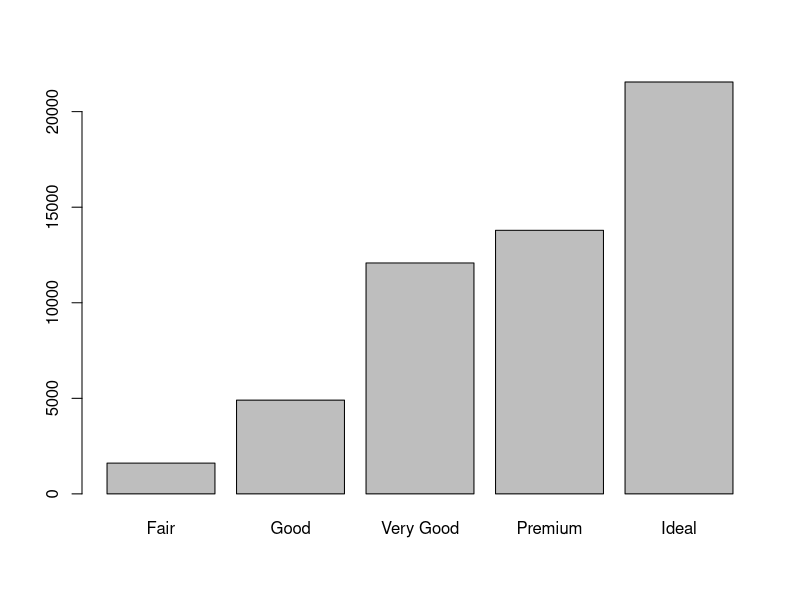
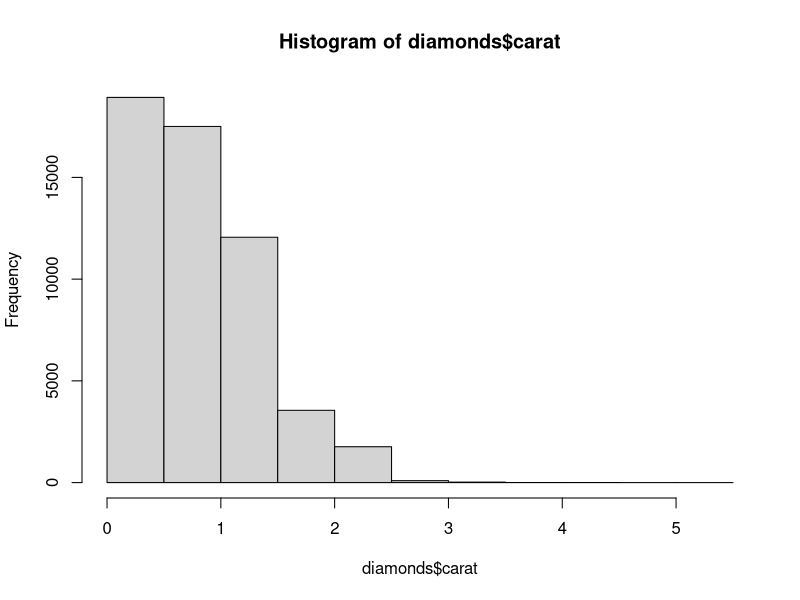
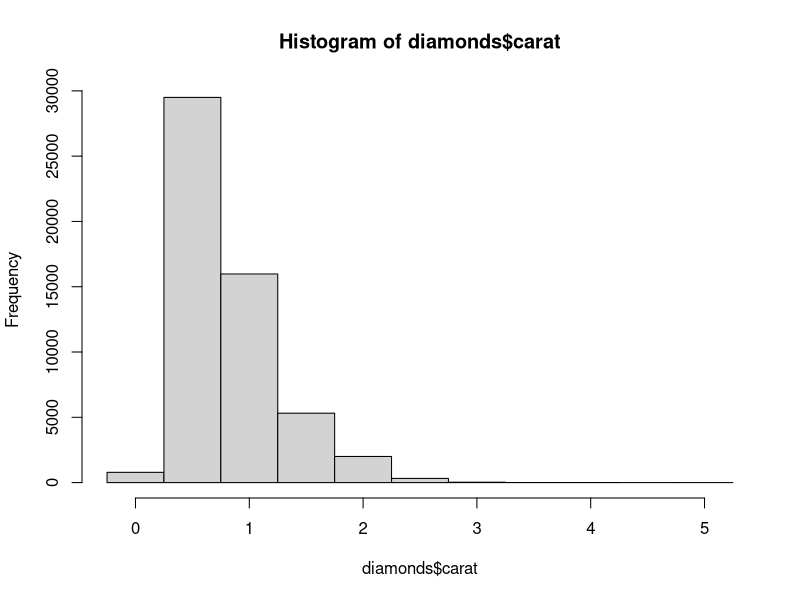

Here is the R script that generated these plots, in order:
library(tidyverse)
library(ggplot2)

plot(diamonds$cut)
x11()

table(diamonds$cut)
hist(diamonds$carat)
min(diamonds$carat)
hist(diamonds$carat,
     breaks = seq(-0.25,5.25,0.5))
